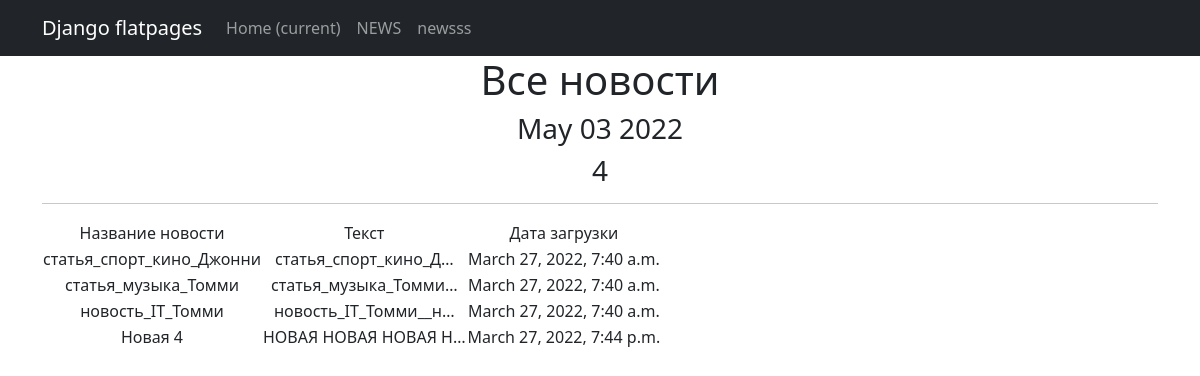
Page /news/ on the committed database.
### news/models.py (models this page shows, shortened)
class Post(models.Model):
    article = 'a'
    news = 'n'
    POST_TYPE = [
        (article, "Статья"),
        (news, "Новость")
    ]
    author = models.ForeignKey(Author, on_delete=models.CASCADE)
    post_type = models.CharField(max_length=1, choices=POST_TYPE, default=article)
    created = models.DateTimeField(auto_now_add=True)
    cats = models.ManyToManyField(Category, through='PostCategory')
    title = models.CharField(max_length=256)
    text = models.TextField()
    rating = models.IntegerField(default=0)

### news/views.py (the view)
# urls.py: path('', PostList.as_view()),
class PostList(ListView):
    model = Post
    template_name = 'news.html'
    context_object_name = 'news'
    def get_context_data(self, **kwargs):
        context = super().get_context_data(**kwargs)
        context['time_now'] = datetime.utcnow()
        return context

### templates/news.html (shortened to what this page needs)
{% extends 'flatpages/default.html' %}
{% block content %}
   <h1>Все новости</h1>
   <h3>{{ time_now|date:'M d Y' }}</h3>
   <h3>{{ news|length }}</h3>
   <hr>
   {% if news %}
       <table>
           <tr>
               <td>Название новости</td>
               <td>Текст</td>
               <td>Дата загрузки</td>
           </tr>
           {% for post in news %}
           <tr>
               <td>{{ post.title }}</td>
               <td>{{ post.text|truncatechars:20 }}</td>
               <td>{{ post.created }}</td>
           </tr>
           {% endfor %}
       </table>
   {% else %}
       <h2>Новостей нет!</h2>
   {% endif %}
{% endblock content %}

### templates/flatpages/default.html (shortened to what this page needs)
<!DOCTYPE html>
<html lang="en">
    <head>
        {% load static %}
        <link href="{% static 'css/styles.css' %}" rel="stylesheet" />
    </head>
    <body>
        <nav class="navbar navbar-expand-lg navbar-dark bg-dark static-top">
           <div class="container">
               <a class="navbar-brand" href="#">Django flatpages</a>
               <div class="collapse navbar-collapse" id="navbarResponsive">
                   <ul class="navbar-nav ml-auto">
                       <li class="nav-item active">
                           <a class="nav-link" href="#">Home
                               <span class="sr-only">(current)</span>
                           </a>
                       </li>
                       <li class="nav-item">
                           <a class="nav-link" href="/Posts/">NEWS</a>
                       </li>
                       <li class="nav-item">
                           <a class="nav-link" href="/newsss/">newsss</a>
                       </li>
                   </ul>
               </div>
           </div>
        </nav>
        <div class="container">
           <div class="row">
               <div class="col-lg-12 text-center">
                   {% block content %}{% endblock content %}
               </div>
           </div>
        </div>
    </body>
</html>

### rows in the picture
Post: title "статья_спорт_кино_Джонни", text "статья_спорт_кино_Д…", created "March 27, 2022, 7:40 a.m."
Post: title "статья_музыка_Томми", text "статья_музыка_Томми…", created "March 27, 2022, 7:40 a.m."
Post: title "новость_IT_Томми", text "новость_IT_Томми__н…", created "March 27, 2022, 7:40 a.m."
Post: title "Новая 4", text "НОВАЯ НОВАЯ НОВАЯ Н…", created "March 27, 2022, 7:44 p.m."

### other values in the picture
{{ time_now|date:'M d Y' }} "May 03 2022"
{{ news|length }} "4"
